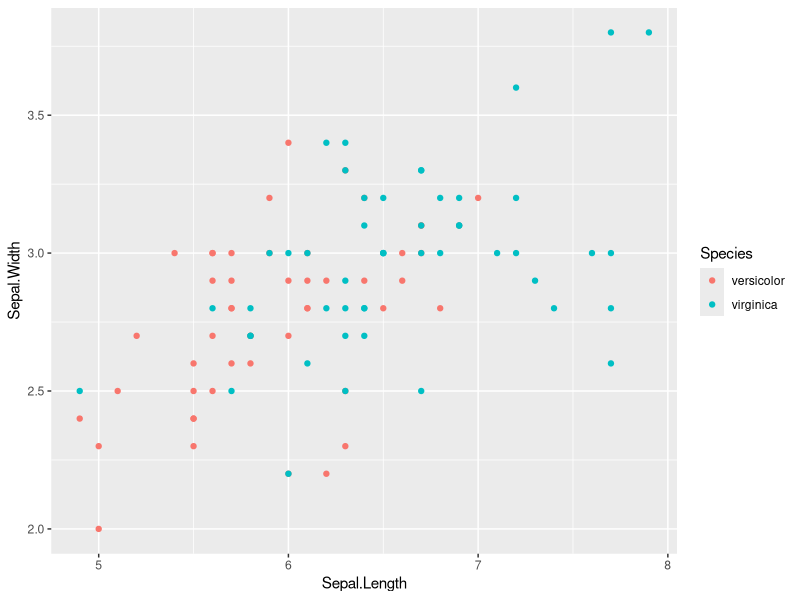
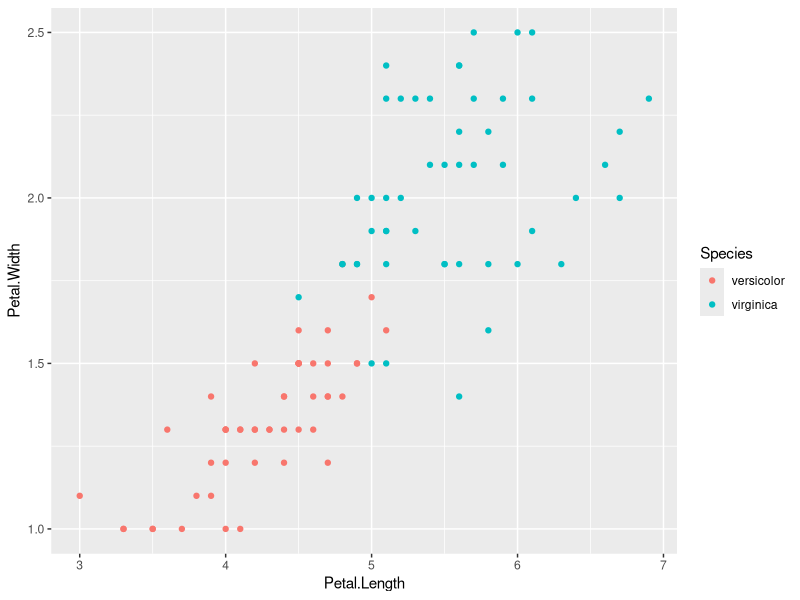

Write R code to recreate these figures, in order.
library(caTools)
library(ROCR)
library(datasets)
library(tidyverse)

iris_df <-iris
#iris_df

sum(is.na(iris_df))
head(iris_df)
iris_df <-filter(iris_df,Species != "setosa") 
#removing setosa and trying the logistic regression model with 2 classes
nrow(iris_df)

head(iris_df)

ggplot(data = iris_df, aes(x = Sepal.Length, y = Sepal.Width)) + 
    geom_point(aes(color = Species))



ggplot(data = iris_df, aes(x = Petal.Length, y = Petal.Width)) + 
     geom_point(aes(color = Species))

#from these 2 plots we can infer that Petal.Length and Petal.Width would yield better results as potential predictors
divide <-sample.split(Y=iris_df$Species,SplitRatio= 0.7)
train <- iris_df[divide,] #70% of the dataset is used in training
test <-iris_df[!divide,] #30% of the dataset is used in testing


model <- glm(Species ~ Petal.Length + Petal.Width, data=train, family = binomial)
summary(model)

result_predictions <-predict(model,test,type ="response")
head(result_predictions)

species_pred=ifelse(result_predictions>0.5,1,0)
species_pred


species=1*(test$Species=="virginica")+0
species

accuracy <-mean(species==species_pred)
accuracy

truepositive=sum(species==species_pred & species==1)
truepositive
falsenegative=sum(species!=species_pred & species==1)
falsenegative
recall=truepositive/(truepositive+falsenegative)
recall


falsepositive=sum(species!=species_pred & species_pred==1)
falsepositive
precision=truepositive/(truepositive+falsepositive)
precision




# Question 2
X <- c(81,42,61,59,78,49)
Y <-c("pass","fail","pass","fail","pass","fail")
b0 <-c(-199,-120,-121)
accuracy = 0
b0_param = 1
for(i in b0){
  y_pred <-c()
  for(j in X){
    e <-exp(i + 2*j)
    y_output <- e/(e+1)
    if(y_output>=0.5){
      y_pred <-c(y_pred,"pass")
    }else{
      y_pred <-c(y_pred,"fail")
    }
  }
  calc_accuracy = mean(y_pred ==Y)
  if(calc_accuracy>accuracy){
    accuracy = calc_accuracy
    b0_param = i
  }
}

sprintf("b0 = %.0f and b1 = 2",b0_param)
x = 1/2 *(0.95/0.05-b0_param)
sprintf("The minimum mark to ensure that student gets Pass grade with 0.95 probability is %f ",x)
